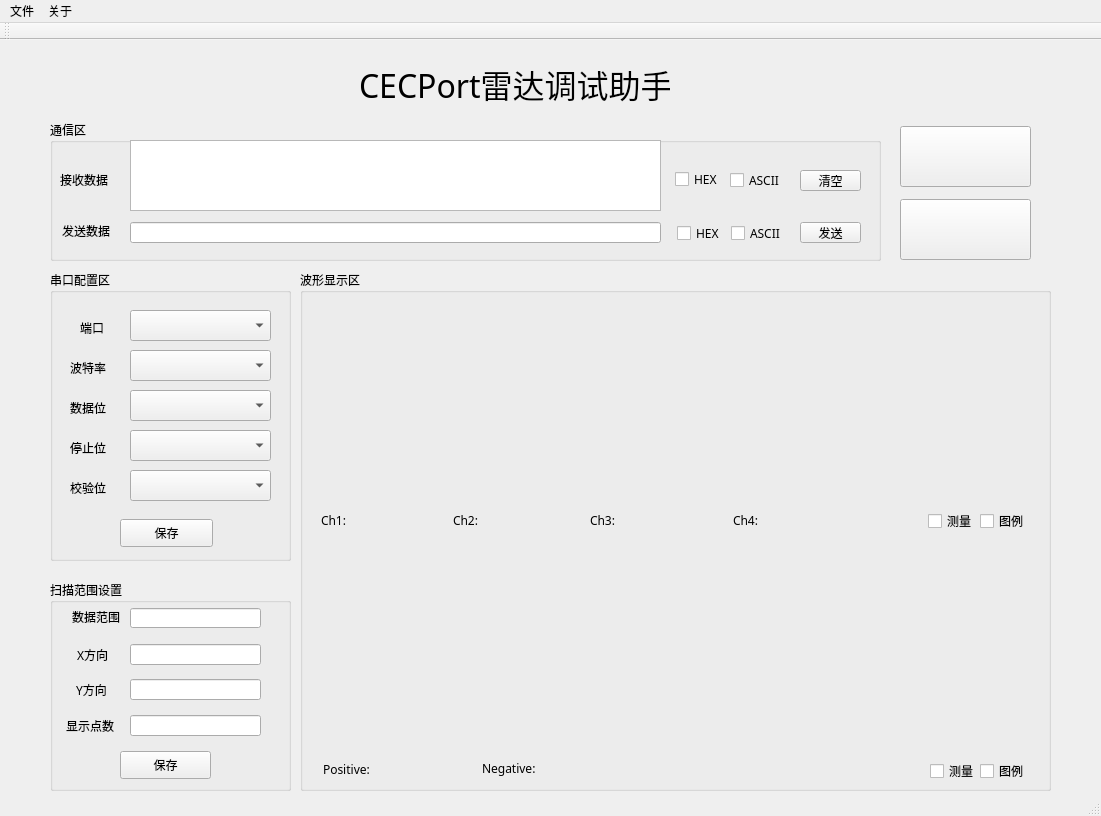
<?xml version="1.0" encoding="UTF-8"?>
<ui version="4.0">
 <class>MainWindow</class>
 <widget class="QMainWindow" name="MainWindow">
  <property name="geometry">
   <rect>
    <x>0</x>
    <y>0</y>
    <width>1101</width>
    <height>816</height>
   </rect>
  </property>
  <property name="windowTitle">
   <string>MainWindow</string>
  </property>
  <widget class="QWidget" name="centralWidget">
   <widget class="QGroupBox" name="SerialCfgGroupBox">
    <property name="geometry">
     <rect>
      <x>50</x>
      <y>230</y>
      <width>241</width>
      <height>291</height>
     </rect>
    </property>
    <property name="font">
     <font>
      <family>微软雅黑</family>
     </font>
    </property>
    <property name="title">
     <string>串口配置区</string>
    </property>
    <widget class="QLabel" name="StopBitLabel">
     <property name="geometry">
      <rect>
       <x>20</x>
       <y>170</y>
       <width>51</width>
       <height>16</height>
      </rect>
     </property>
     <property name="text">
      <string>停止位</string>
     </property>
    </widget>
    <widget class="QLabel" name="PortLabel">
     <property name="geometry">
      <rect>
       <x>30</x>
       <y>50</y>
       <width>41</width>
       <height>16</height>
      </rect>
     </property>
     <property name="text">
      <string>端口</string>
     </property>
    </widget>
    <widget class="QLabel" name="BaudLabel">
     <property name="geometry">
      <rect>
       <x>20</x>
       <y>90</y>
       <width>51</width>
       <height>16</height>
      </rect>
     </property>
     <property name="text">
      <string>波特率</string>
     </property>
    </widget>
    <widget class="QComboBox" name="BaudComboBox">
     <property name="geometry">
      <rect>
       <x>80</x>
       <y>80</y>
       <width>141</width>
       <height>31</height>
      </rect>
     </property>
    </widget>
    <widget class="QLabel" name="ParityBitLabel">
     <property name="geometry">
      <rect>
       <x>20</x>
       <y>210</y>
       <width>51</width>
       <height>16</height>
      </rect>
     </property>
     <property name="text">
      <string>校验位</string>
     </property>
    </widget>
    <widget class="QComboBox" name="DataBitComboBox">
     <property name="geometry">
      <rect>
       <x>80</x>
       <y>120</y>
       <width>141</width>
       <height>31</height>
      </rect>
     </property>
    </widget>
    <widget class="QComboBox" name="StopBitComboBox">
     <property name="geometry">
      <rect>
       <x>80</x>
       <y>160</y>
       <width>141</width>
       <height>31</height>
      </rect>
     </property>
    </widget>
    <widget class="QComboBox" name="PortComboBox">
     <property name="geometry">
      <rect>
       <x>80</x>
       <y>40</y>
       <width>141</width>
       <height>31</height>
      </rect>
     </property>
    </widget>
    <widget class="QLabel" name="DataBitLabel">
     <property name="geometry">
      <rect>
       <x>20</x>
       <y>130</y>
       <width>51</width>
       <height>16</height>
      </rect>
     </property>
     <property name="text">
      <string>数据位</string>
     </property>
    </widget>
    <widget class="QComboBox" name="ParityBitComboBox">
     <property name="geometry">
      <rect>
       <x>80</x>
       <y>200</y>
       <width>141</width>
       <height>31</height>
      </rect>
     </property>
    </widget>
    <widget class="QPushButton" name="SaveSerialCfgPushButton">
     <property name="geometry">
      <rect>
       <x>70</x>
       <y>249</y>
       <width>93</width>
       <height>28</height>
      </rect>
     </property>
     <property name="text">
      <string>保存</string>
     </property>
    </widget>
   </widget>
   <widget class="QGroupBox" name="ScanRangeGroupBox">
    <property name="geometry">
     <rect>
      <x>50</x>
      <y>540</y>
      <width>241</width>
      <height>211</height>
     </rect>
    </property>
    <property name="font">
     <font>
      <family>微软雅黑</family>
     </font>
    </property>
    <property name="title">
     <string>扫描范围设置</string>
    </property>
    <widget class="QLineEdit" name="XRangeLineEdit">
     <property name="geometry">
      <rect>
       <x>80</x>
       <y>64</y>
       <width>131</width>
       <height>21</height>
      </rect>
     </property>
    </widget>
    <widget class="QLineEdit" name="YRangeLineEdit">
     <property name="geometry">
      <rect>
       <x>80</x>
       <y>99</y>
       <width>131</width>
       <height>21</height>
      </rect>
     </property>
    </widget>
    <widget class="QLineEdit" name="PointNumLineEdit">
     <property name="geometry">
      <rect>
       <x>80</x>
       <y>135</y>
       <width>131</width>
       <height>21</height>
      </rect>
     </property>
    </widget>
    <widget class="QLabel" name="XLabel">
     <property name="geometry">
      <rect>
       <x>27</x>
       <y>67</y>
       <width>41</width>
       <height>16</height>
      </rect>
     </property>
     <property name="text">
      <string>X方向</string>
     </property>
    </widget>
    <widget class="QLabel" name="YLabel">
     <property name="geometry">
      <rect>
       <x>26</x>
       <y>102</y>
       <width>41</width>
       <height>16</height>
      </rect>
     </property>
     <property name="text">
      <string>Y方向</string>
     </property>
    </widget>
    <widget class="QLabel" name="PointNumLabel">
     <property name="geometry">
      <rect>
       <x>16</x>
       <y>138</y>
       <width>61</width>
       <height>16</height>
      </rect>
     </property>
     <property name="text">
      <string>显示点数</string>
     </property>
    </widget>
    <widget class="QPushButton" name="SaveScanRangePushButton">
     <property name="geometry">
      <rect>
       <x>70</x>
       <y>171</y>
       <width>91</width>
       <height>28</height>
      </rect>
     </property>
     <property name="text">
      <string>保存</string>
     </property>
    </widget>
    <widget class="QLineEdit" name="DataRangeLineEdit">
     <property name="geometry">
      <rect>
       <x>80</x>
       <y>28</y>
       <width>131</width>
       <height>20</height>
      </rect>
     </property>
    </widget>
    <widget class="QLabel" name="label">
     <property name="geometry">
      <rect>
       <x>22</x>
       <y>31</y>
       <width>54</width>
       <height>12</height>
      </rect>
     </property>
     <property name="text">
      <string>数据范围</string>
     </property>
    </widget>
   </widget>
   <widget class="QGroupBox" name="ComGroupBox">
    <property name="geometry">
     <rect>
      <x>50</x>
      <y>80</y>
      <width>831</width>
      <height>141</height>
     </rect>
    </property>
    <property name="font">
     <font>
      <family>微软雅黑</family>
     </font>
    </property>
    <property name="title">
     <string>通信区</string>
    </property>
    <widget class="QLabel" name="SendDataLabel">
     <property name="geometry">
      <rect>
       <x>12</x>
       <y>103</y>
       <width>61</width>
       <height>16</height>
      </rect>
     </property>
     <property name="text">
      <string>发送数据</string>
     </property>
    </widget>
    <widget class="QLineEdit" name="SendDatalineEdit">
     <property name="geometry">
      <rect>
       <x>80</x>
       <y>102</y>
       <width>531</width>
       <height>21</height>
      </rect>
     </property>
    </widget>
    <widget class="QLabel" name="RecDataLabel">
     <property name="geometry">
      <rect>
       <x>10</x>
       <y>52</y>
       <width>61</width>
       <height>16</height>
      </rect>
     </property>
     <property name="text">
      <string>接收数据</string>
     </property>
    </widget>
    <widget class="QCheckBox" name="HEXRecCheckBox">
     <property name="geometry">
      <rect>
       <x>625</x>
       <y>49</y>
       <width>51</width>
       <height>21</height>
      </rect>
     </property>
     <property name="text">
      <string>HEX</string>
     </property>
    </widget>
    <widget class="QCheckBox" name="AsciiRecCheckBox">
     <property name="geometry">
      <rect>
       <x>680</x>
       <y>51</y>
       <width>71</width>
       <height>19</height>
      </rect>
     </property>
     <property name="text">
      <string>ASCII</string>
     </property>
    </widget>
    <widget class="QPushButton" name="RecClearPushButton">
     <property name="geometry">
      <rect>
       <x>750</x>
       <y>50</y>
       <width>61</width>
       <height>21</height>
      </rect>
     </property>
     <property name="text">
      <string>清空</string>
     </property>
    </widget>
    <widget class="QCheckBox" name="HEXSendCheckBox">
     <property name="geometry">
      <rect>
       <x>627</x>
       <y>103</y>
       <width>51</width>
       <height>21</height>
      </rect>
     </property>
     <property name="text">
      <string>HEX</string>
     </property>
    </widget>
    <widget class="QCheckBox" name="AsciiSendCheckBox">
     <property name="geometry">
      <rect>
       <x>681</x>
       <y>104</y>
       <width>71</width>
       <height>19</height>
      </rect>
     </property>
     <property name="text">
      <string>ASCII</string>
     </property>
    </widget>
    <widget class="QPushButton" name="SendPushButton">
     <property name="geometry">
      <rect>
       <x>750</x>
       <y>102</y>
       <width>61</width>
       <height>21</height>
      </rect>
     </property>
     <property name="text">
      <string>发送</string>
     </property>
    </widget>
    <widget class="QTextBrowser" name="RecDataTextBrowser">
     <property name="geometry">
      <rect>
       <x>80</x>
       <y>20</y>
       <width>531</width>
       <height>71</height>
      </rect>
     </property>
    </widget>
   </widget>
   <widget class="QGroupBox" name="WaveDisplayGroupBox">
    <property name="geometry">
     <rect>
      <x>300</x>
      <y>230</y>
      <width>751</width>
      <height>521</height>
     </rect>
    </property>
    <property name="font">
     <font>
      <family>微软雅黑</family>
     </font>
    </property>
    <property name="title">
     <string>波形显示区</string>
    </property>
    <widget class="QCustomPlot" name="ChannelWidget" native="true">
     <property name="geometry">
      <rect>
       <x>20</x>
       <y>20</y>
       <width>711</width>
       <height>211</height>
      </rect>
     </property>
     <property name="cursor">
      <cursorShape>ArrowCursor</cursorShape>
     </property>
     <property name="mouseTracking">
      <bool>true</bool>
     </property>
    </widget>
    <widget class="QCustomPlot" name="ResultWidget" native="true">
     <property name="geometry">
      <rect>
       <x>20</x>
       <y>270</y>
       <width>711</width>
       <height>211</height>
      </rect>
     </property>
    </widget>
    <widget class="QCheckBox" name="WaveLegendCheckBox">
     <property name="geometry">
      <rect>
       <x>680</x>
       <y>243</y>
       <width>51</width>
       <height>16</height>
      </rect>
     </property>
     <property name="text">
      <string>图例</string>
     </property>
    </widget>
    <widget class="QLabel" name="Ch1Label">
     <property name="geometry">
      <rect>
       <x>21</x>
       <y>240</y>
       <width>31</width>
       <height>21</height>
      </rect>
     </property>
     <property name="text">
      <string>Ch1:</string>
     </property>
    </widget>
    <widget class="QLabel" name="Ch2Label">
     <property name="geometry">
      <rect>
       <x>153</x>
       <y>240</y>
       <width>31</width>
       <height>20</height>
      </rect>
     </property>
     <property name="text">
      <string>Ch2:</string>
     </property>
    </widget>
    <widget class="QLabel" name="Ch3Label">
     <property name="geometry">
      <rect>
       <x>290</x>
       <y>240</y>
       <width>31</width>
       <height>21</height>
      </rect>
     </property>
     <property name="text">
      <string>Ch3:</string>
     </property>
    </widget>
    <widget class="QLabel" name="Ch4Label">
     <property name="geometry">
      <rect>
       <x>433</x>
       <y>242</y>
       <width>31</width>
       <height>16</height>
      </rect>
     </property>
     <property name="text">
      <string>Ch4:</string>
     </property>
    </widget>
    <widget class="QLabel" name="PositiveLabel">
     <property name="geometry">
      <rect>
       <x>23</x>
       <y>491</y>
       <width>51</width>
       <height>16</height>
      </rect>
     </property>
     <property name="text">
      <string>Positive:</string>
     </property>
    </widget>
    <widget class="QLabel" name="NegativeLabel">
     <property name="geometry">
      <rect>
       <x>182</x>
       <y>490</y>
       <width>61</width>
       <height>16</height>
      </rect>
     </property>
     <property name="text">
      <string>Negative:</string>
     </property>
    </widget>
    <widget class="QLabel" name="Ch1DataLabel">
     <property name="geometry">
      <rect>
       <x>50</x>
       <y>240</y>
       <width>101</width>
       <height>21</height>
      </rect>
     </property>
     <property name="text">
      <string/>
     </property>
    </widget>
    <widget class="QLabel" name="Ch2DataLabel">
     <property name="geometry">
      <rect>
       <x>183</x>
       <y>240</y>
       <width>101</width>
       <height>21</height>
      </rect>
     </property>
     <property name="text">
      <string/>
     </property>
    </widget>
    <widget class="QLabel" name="Ch3DataLabel">
     <property name="geometry">
      <rect>
       <x>323</x>
       <y>240</y>
       <width>101</width>
       <height>21</height>
      </rect>
     </property>
     <property name="text">
      <string/>
     </property>
    </widget>
    <widget class="QLabel" name="Ch4DataLabel">
     <property name="geometry">
      <rect>
       <x>463</x>
       <y>240</y>
       <width>101</width>
       <height>21</height>
      </rect>
     </property>
     <property name="text">
      <string/>
     </property>
    </widget>
    <widget class="QLabel" name="PositiveDataLabel">
     <property name="geometry">
      <rect>
       <x>80</x>
       <y>490</y>
       <width>91</width>
       <height>21</height>
      </rect>
     </property>
     <property name="text">
      <string/>
     </property>
    </widget>
    <widget class="QLabel" name="NegativeDataLabel">
     <property name="geometry">
      <rect>
       <x>240</x>
       <y>490</y>
       <width>91</width>
       <height>21</height>
      </rect>
     </property>
     <property name="text">
      <string/>
     </property>
    </widget>
    <widget class="QCheckBox" name="WaveMeasureCheckBox">
     <property name="geometry">
      <rect>
       <x>628</x>
       <y>243</y>
       <width>51</width>
       <height>16</height>
      </rect>
     </property>
     <property name="text">
      <string>测量</string>
     </property>
    </widget>
    <widget class="QCheckBox" name="SpeedMeasureCheckBox">
     <property name="geometry">
      <rect>
       <x>630</x>
       <y>493</y>
       <width>71</width>
       <height>16</height>
      </rect>
     </property>
     <property name="text">
      <string>测量</string>
     </property>
    </widget>
    <widget class="QCheckBox" name="SpeedLegendCheckBox">
     <property name="geometry">
      <rect>
       <x>680</x>
       <y>493</y>
       <width>71</width>
       <height>16</height>
      </rect>
     </property>
     <property name="text">
      <string>图例</string>
     </property>
    </widget>
   </widget>
   <widget class="QPushButton" name="StartPushButton">
    <property name="geometry">
     <rect>
      <x>900</x>
      <y>159</y>
      <width>131</width>
      <height>61</height>
     </rect>
    </property>
    <property name="font">
     <font>
      <family>仿宋</family>
      <pointsize>12</pointsize>
     </font>
    </property>
    <property name="text">
     <string/>
    </property>
   </widget>
   <widget class="QLabel" name="TitleLabel">
    <property name="geometry">
     <rect>
      <x>359</x>
      <y>13</y>
      <width>311</width>
      <height>61</height>
     </rect>
    </property>
    <property name="font">
     <font>
      <family>微软雅黑</family>
      <pointsize>24</pointsize>
     </font>
    </property>
    <property name="text">
     <string>CECPort雷达调试助手</string>
    </property>
   </widget>
   <widget class="QPushButton" name="SignalPushButton">
    <property name="geometry">
     <rect>
      <x>900</x>
      <y>86</y>
      <width>131</width>
      <height>61</height>
     </rect>
    </property>
    <property name="text">
     <string/>
    </property>
   </widget>
   <widget class="QLabel" name="LogoLabel">
    <property name="geometry">
     <rect>
      <x>710</x>
      <y>0</y>
      <width>381</width>
      <height>81</height>
     </rect>
    </property>
    <property name="text">
     <string/>
    </property>
    <property name="pixmap">
     <pixmap resource="resource.qrc">:/new/images/Resouce/logo.png</pixmap>
    </property>
   </widget>
  </widget>
  <widget class="QMenuBar" name="menuBar">
   <property name="geometry">
    <rect>
     <x>0</x>
     <y>0</y>
     <width>1101</width>
     <height>23</height>
    </rect>
   </property>
   <widget class="QMenu" name="FileMenu">
    <property name="title">
     <string>文件</string>
    </property>
   </widget>
   <widget class="QMenu" name="AboutMenu">
    <property name="title">
     <string>关于</string>
    </property>
   </widget>
   <addaction name="FileMenu"/>
   <addaction name="AboutMenu"/>
  </widget>
  <widget class="QToolBar" name="mainToolBar">
   <attribute name="toolBarArea">
    <enum>TopToolBarArea</enum>
   </attribute>
   <attribute name="toolBarBreak">
    <bool>false</bool>
   </attribute>
  </widget>
  <widget class="QStatusBar" name="statusBar"/>
 </widget>
 <layoutdefault spacing="6" margin="11"/>
 <customwidgets>
  <customwidget>
   <class>QCustomPlot</class>
   <extends>QWidget</extends>
   <header location="global">Qcustomplot/qcustomplot.h</header>
   <container>1</container>
  </customwidget>
 </customwidgets>
 <resources>
  <include location="resource.qrc"/>
 </resources>
 <connections/>
</ui>
